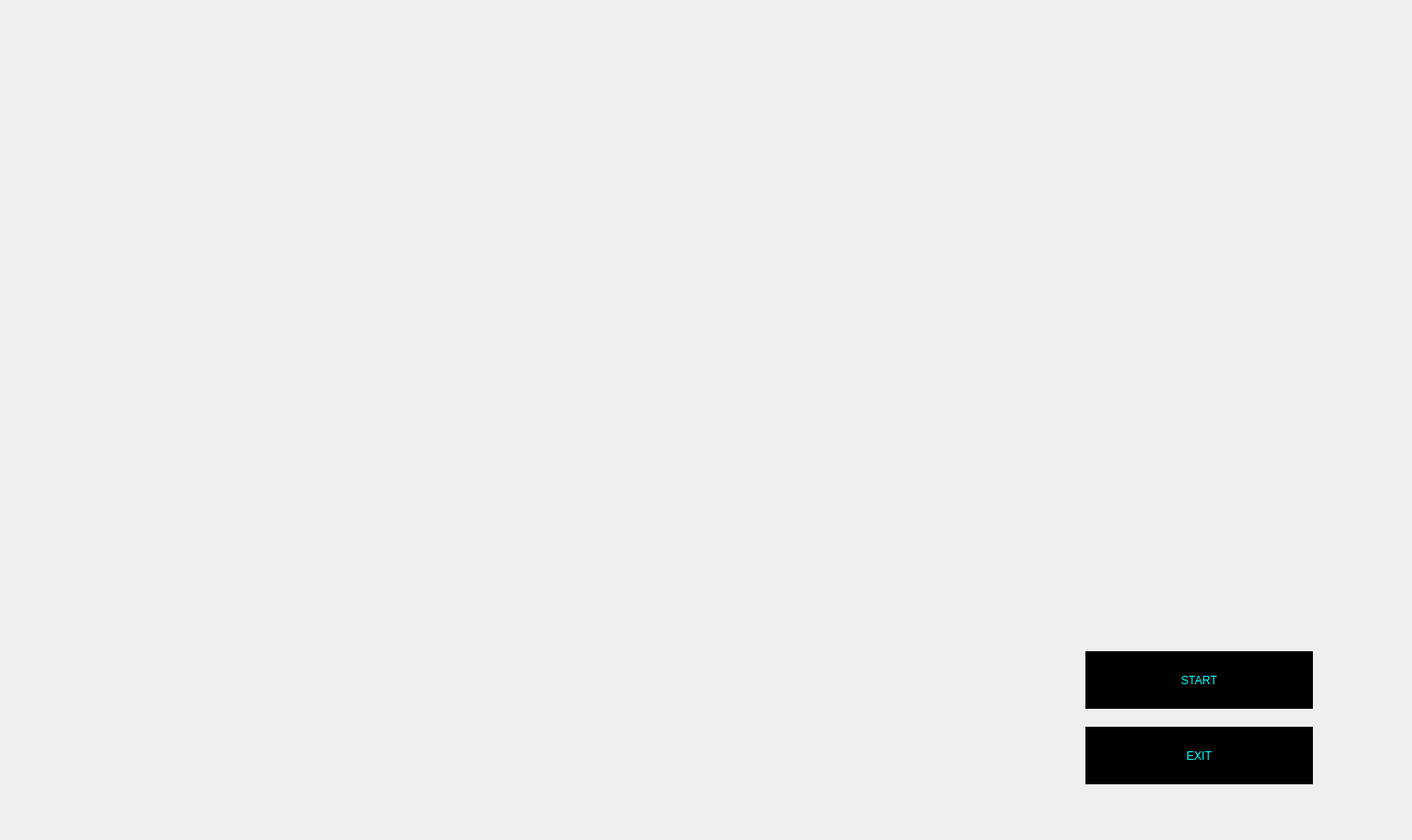
<?xml version="1.0" encoding="UTF-8"?>
<ui version="4.0">
 <class>Dialog</class>
 <widget class="QDialog" name="Dialog">
  <property name="geometry">
   <rect>
    <x>0</x>
    <y>0</y>
    <width>1496</width>
    <height>890</height>
   </rect>
  </property>
  <property name="windowTitle">
   <string>Dialog</string>
  </property>
  <widget class="QLabel" name="label">
   <property name="geometry">
    <rect>
     <x>9</x>
     <y>9</y>
     <width>1440</width>
     <height>900</height>
    </rect>
   </property>
   <property name="text">
    <string/>
   </property>
   <property name="pixmap">
    <pixmap>../GUI MATERIAL/ExtraGui/live.gif</pixmap>
   </property>
   <property name="scaledContents">
    <bool>true</bool>
   </property>
  </widget>
  <widget class="QPushButton" name="pushButton_Strat">
   <property name="geometry">
    <rect>
     <x>1150</x>
     <y>690</y>
     <width>241</width>
     <height>61</height>
    </rect>
   </property>
   <property name="styleSheet">
    <string notr="true"> 
background-color: rgb(0, 0, 0);
font: 20pt &quot;MS Shell Dlg 2&quot;;
border-radius:none;
color: rgb(0, 255, 255);</string>
   </property>
   <property name="text">
    <string>START</string>
   </property>
  </widget>
  <widget class="QPushButton" name="pushButton_Exit">
   <property name="geometry">
    <rect>
     <x>1150</x>
     <y>770</y>
     <width>241</width>
     <height>61</height>
    </rect>
   </property>
   <property name="styleSheet">
    <string notr="true"> 
background-color: rgb(0, 0, 0);
font: 20pt &quot;MS Shell Dlg 2&quot;;
border-radius:none;
color: rgb(0, 255, 255);</string>
   </property>
   <property name="text">
    <string>EXIT</string>
   </property>
  </widget>
 </widget>
 <resources/>
 <connections/>
</ui>
